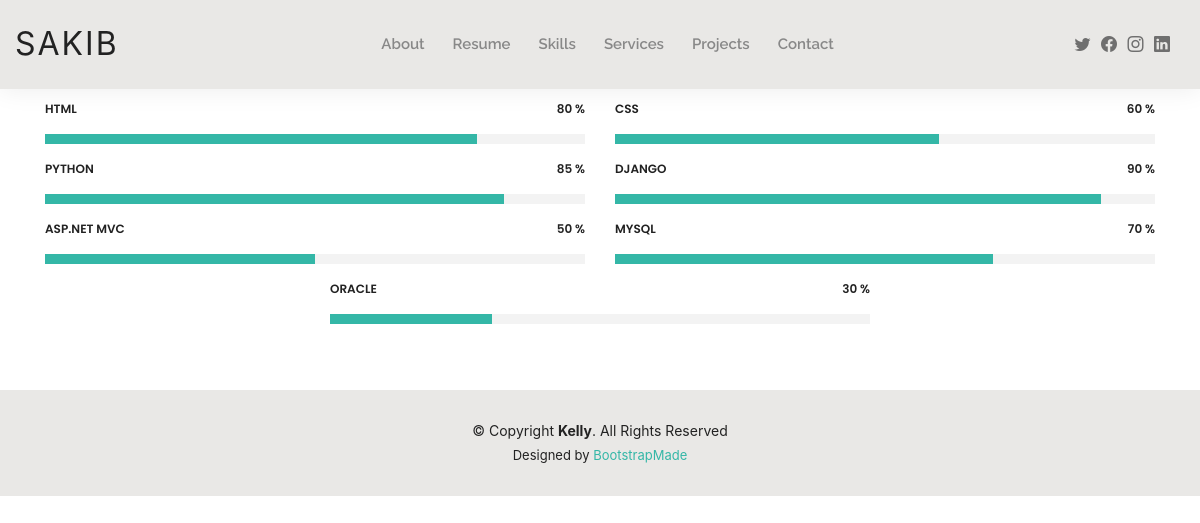
The app's page /sakib/skill with its own data.
### pfapp/models.py (models this page shows, shortened)
class Skill(models.Model):
    user = models.ForeignKey(User,on_delete=models.CASCADE)
    name = models.CharField(max_length=250)
    skill_level = models.IntegerField()

### pfapp/views.py (the view)
# urls.py: path('<name>/skill', skill, name='skill'),
def skill(request , name):
    user = User.objects.get(username=name)
    skills = Skill.objects.filter(user = user)
    context = {'skills':skills}
    return render(request , 'skill.html',context)

### templates/skill.html (shortened to what this page needs)
{% extends 'base.html' %}
{% load static %}
{% block content %}
    <section id="skills" class="skills">
      <div class="container" data-aos="fade-up">
        <div class="section-title">
        </div>
        <div class="row skills-content">
          {% for i in skills %}
          <div class="col-lg-6 m-auto">
           <div class="progress">
            <span class="skill">{{i.name}} <i class="val">{{i.skill_level}} % </i></span>
            <div class="progress-bar-wrap">
              <div class="progress-bar" role="progressbar" aria-valuenow="{{i.skill_level}}" aria-valuemin="0" aria-valuemax="100"></div>
            </div>
          </div>
          </div>
          {% endfor %}
        </div>
      </div>
    </section>
    {% endblock %}

### static/assets/css/style2.css (style rules this page uses)
body { font-family: "Open Sans", sans-serif; color: #444444; }
section { padding: 60px 0; }
.section-title { text-align: center; padding-bottom: 30px; }
.skills .progress { height: 60px; display: block; background: none; border-radius: 0; }
.skills .progress .skill { padding: 10px 0; margin: 0 0 6px 0; text-transform: uppercase; display: block; font-weight: 600; font-family: "Poppins", sans-serif; color: #222222; }
.skills .progress .skill .val { float: right; font-style: normal; }
.skills .progress-bar-wrap { background: #f3f3f3; }
.skills .progress-bar { width: 1px; height: 10px; transition: .9s; background-color: #34b7a7; }

### records on screen
Skill: name "HTML", skill_level "80"
Skill: name "CSS", skill_level "60"
Skill: name "PYTHON", skill_level "85"
Skill: name "DJANGO", skill_level "90"
Skill: name "ASP.NET MVC", skill_level "50"
Skill: name "MYSQL", skill_level "70"
Skill: name "ORACLE", skill_level "30"
